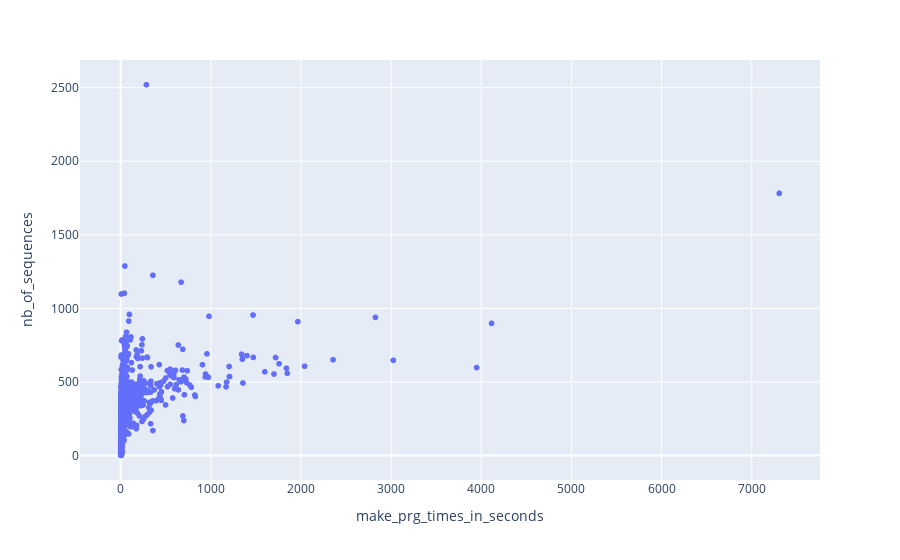

This figure's notebook cell:
### Code cell
df = pd.DataFrame(data={"make_prg_times_in_seconds": make_prg_times, "nb_of_sequences": make_prg_nbs_of_seqs})
px.scatter(df, x="make_prg_times_in_seconds", y="nb_of_sequences")

### Figure 1 — Plotly figure (JSON) as saved in the notebook; plotly's stock layout.template omitted (floating-point values rounded to 4 significant figures; data arrays with more than 128 entries replaced by an {"elided": "..."} marker saying what was removed)
{"data": [{"hovertemplate": "make_prg_times_in_seconds=%{x}<br>nb_of_sequences=%{y}<extra></extra>", "legendgroup": "", "marker": {"color": "#636efa", "symbol": "circle"}, "mode": "markers", "name": "", "showlegend": false, "type": "scattergl", "x": {"elided": "13303 float values"}, "xaxis": "x", "y": {"elided": "13303 int values"}, "yaxis": "y"}], "layout": {"legend": {"tracegroupgap": 0}, "margin": {"t": 60}, "xaxis": {"anchor": "y", "domain": [0, 1], "title": {"text": "make_prg_times_in_seconds"}}, "yaxis": {"anchor": "x", "domain": [0, 1], "title": {"text": "nb_of_sequences"}}}}
